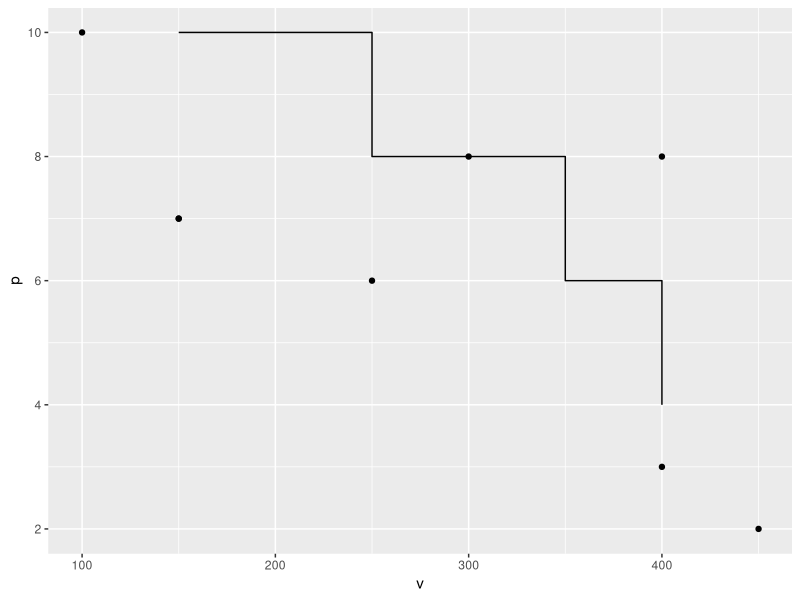
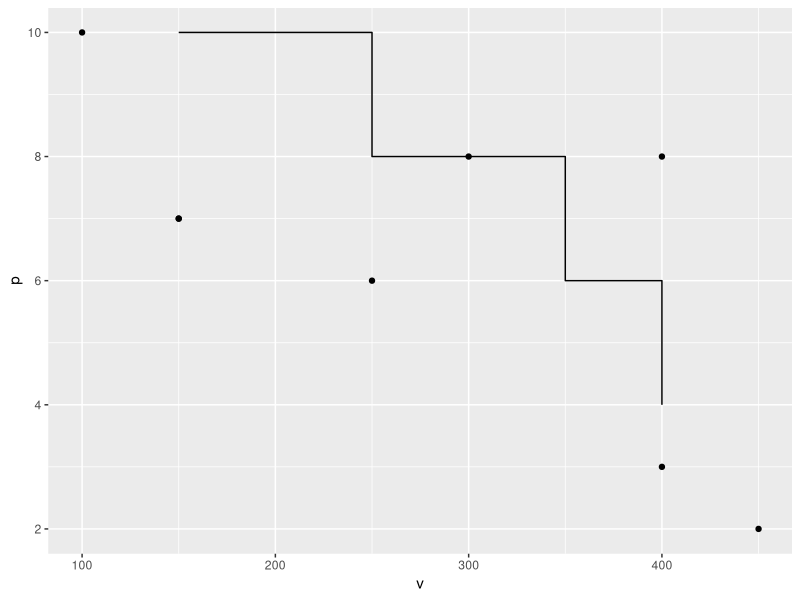
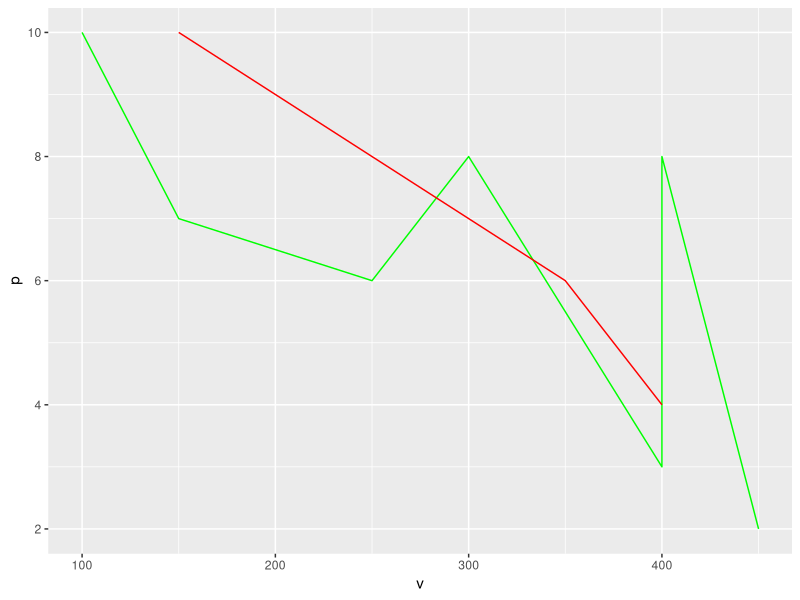
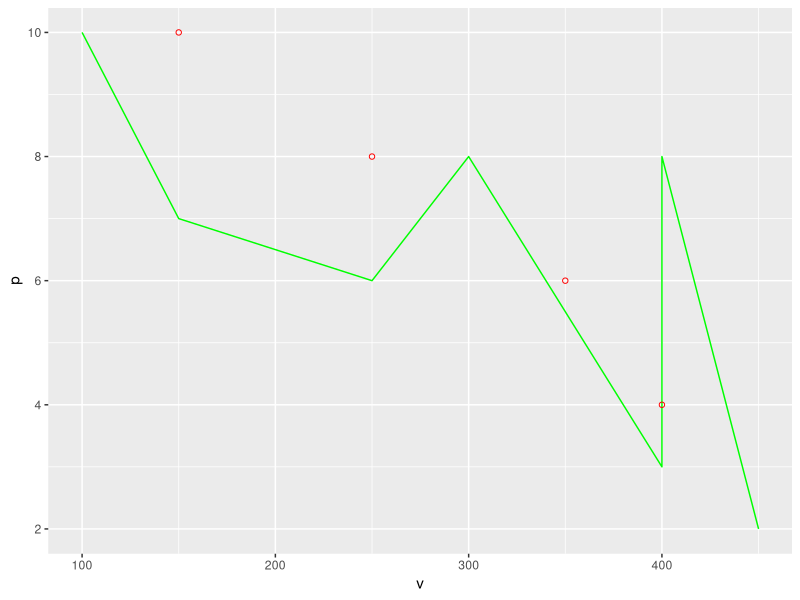
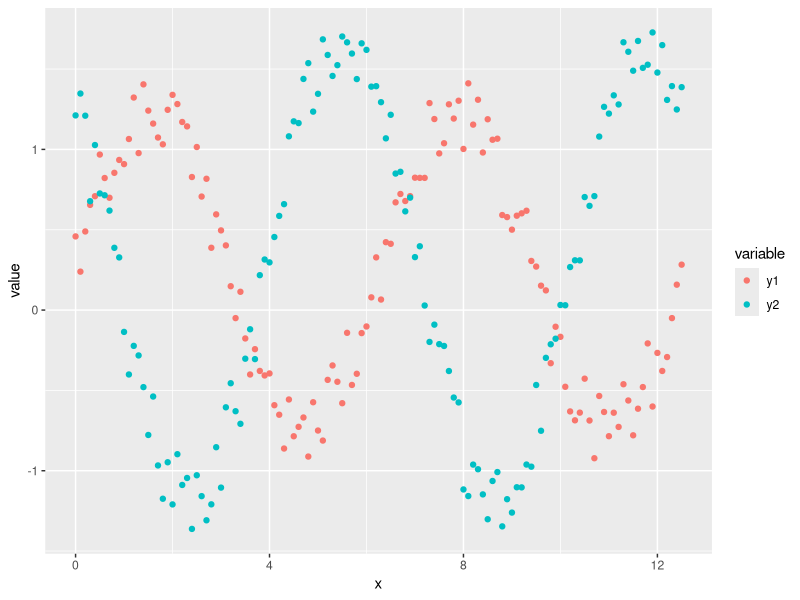
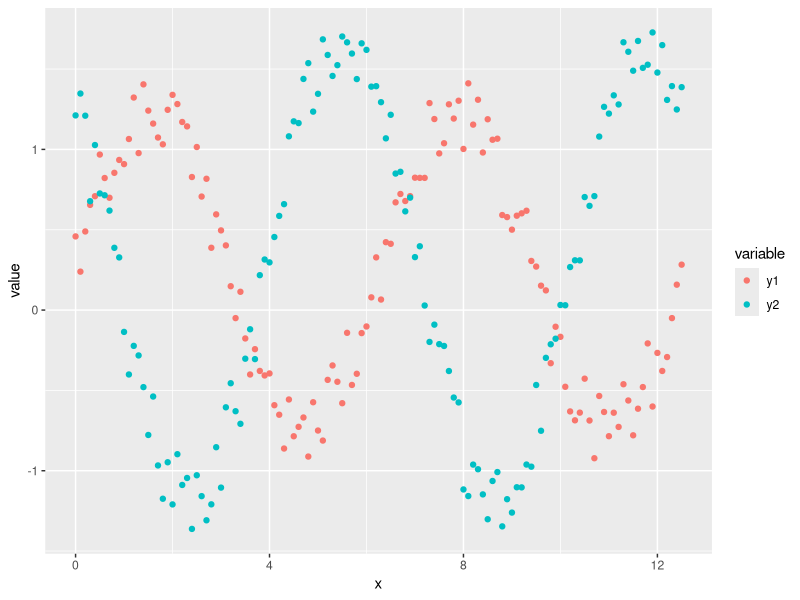

Generate these figures, in order, with R:
library(tidyverse)
library(ggplot2)

df1 <- data.frame(p=c(10,8,7,3,2,6,7,8),v=c(100,300,150,400,450,250,150,400))
df2 <- data.frame(p=c(10,8,6,4), v=c(150,250,350,400))


#df1 is the default dataset for all geoms
(plot1 <- ggplot(df1, aes(v, p)) + 
    geom_point() +
    geom_step(data = df2)
)

#No default; data explicitly specified for each geom
(plot2 <- ggplot(NULL, aes(v, p)) + 
    geom_point(data = df1) +
    geom_step(data = df2)
)

ggplot() + 
  geom_line(data=df1, aes(x=v, y=p), color='green') + 
  geom_line(data=df2, aes(x=v, y=p), color='red')

ggplot() + 
  geom_line(data=df1, aes(x=v, y=p), color='green') + 
  geom_point(data=df2,aes(x=v, y=p), shape=21, color='red')



x <- seq(0, 4 * pi, 0.1)
n <- length(x)
y1 <- 0.5 * runif(n) + sin(x)
y2 <- 0.5 * runif(n) + cos(x) - sin(x)

df <- data.frame(x, y1, y2)
ggplot(df, aes(x, y = value, color = variable)) + 
  geom_point(aes(y = y1, col = "y1")) + 
  geom_point(aes(y = y2, col = "y2"))


library(reshape)
# This creates a new data frame with columns x, variable and value
# x is the id, variable holds each of our timeseries designation
df.melted <- melt(df, id = "x")

ggplot(data = df.melted, aes(x = x, y = value, color = variable)) +
  geom_point()
